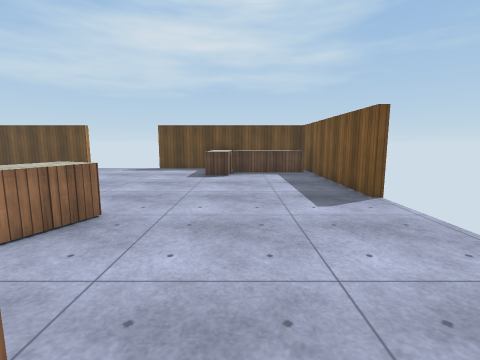
view 1 (above)

16 first-person views from a walk through a scene from a Unity 3-D project. The camera is 1.4 m above the floor, tilts 8° down and sees 85° across. The floor is counted in squares, 1 m on a side. Each view is taken from the middle of a square. On the plan, view 1 faces up. The plan holds only what a view shows up to about 13 squares ahead; the rest is blank. Surface patterns are stand-ins for the level's own textures.

view 2
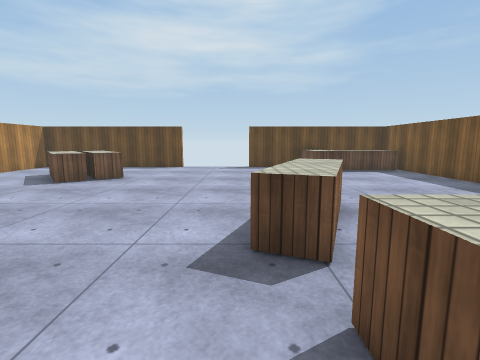

view 3
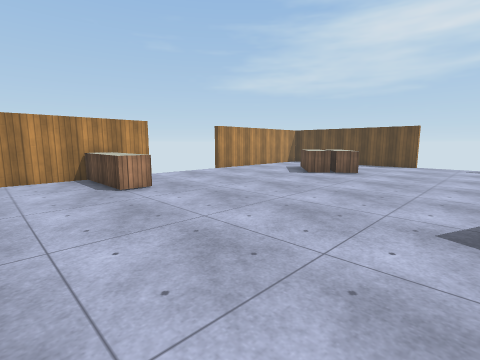

view 4
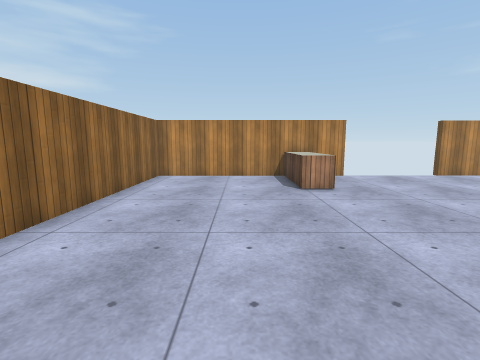

view 5
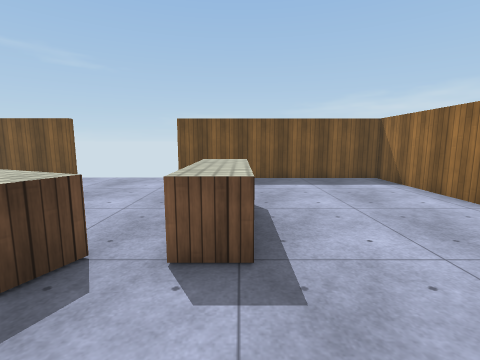

view 6
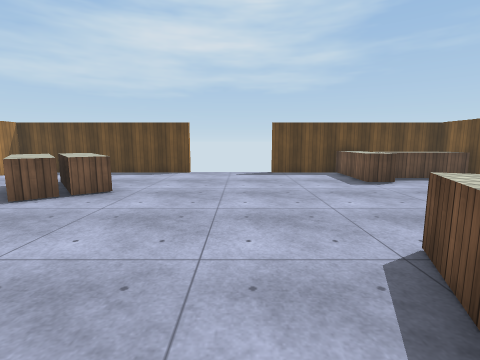

view 7
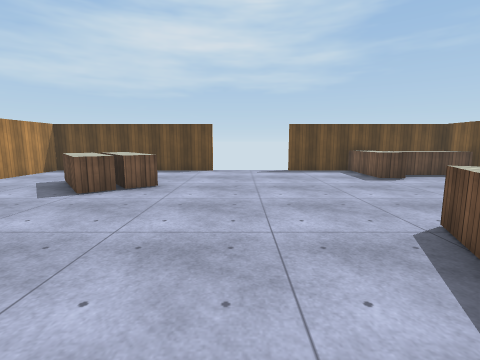

view 8
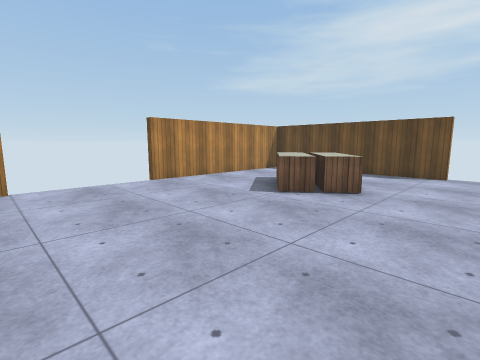

view 9
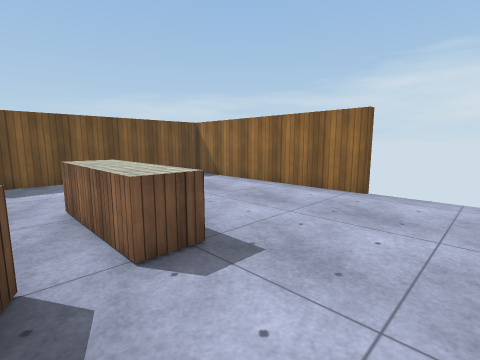

view 10
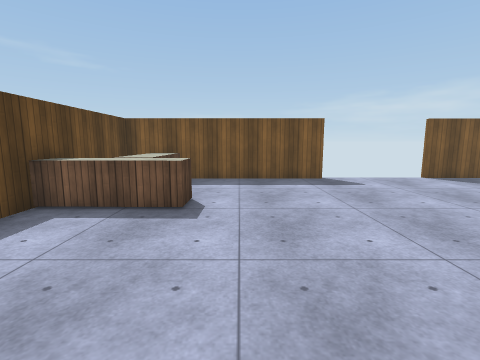

view 11
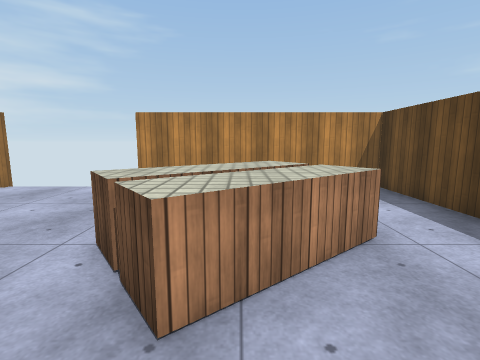

view 12
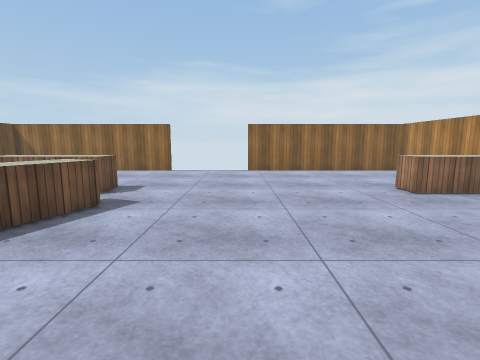

view 13
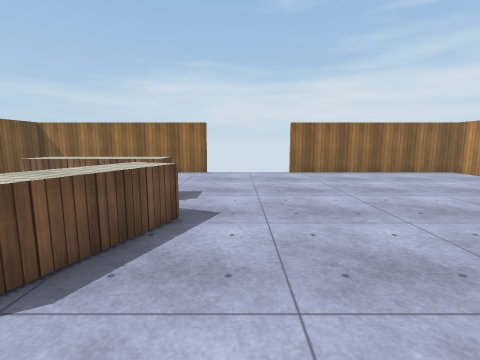

view 14
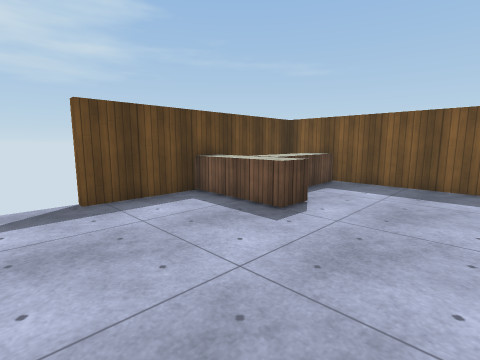

view 15
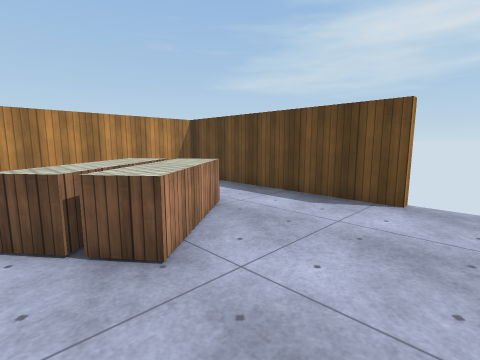

view 16
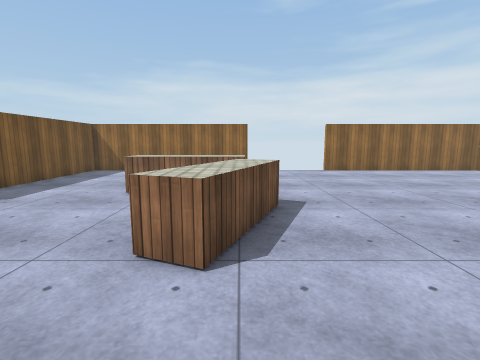

### Floor plan
Key: @ floor where view 1 was taken; # wall or solid block; x gap in a wall; . floor; = window, fence, low wall or low ledge; ^ raised ledge.
Columns run from 17 left of view 1 to 4 right of it. Each row starts with its distance up from view 1.
 15 #########    #########
 14 #...............^    #
 13 #...............^^^^^#
 12 #....^..........^^^^x#
 11 #...^^^.........^....#
 10 #...^^^^.............#
  9 #....^^^.............#
  8 #.....=..............#
  7 x....................x
  6  ....................
  5  ............^^......
  4  ............^^......
  3  ............^.......
  2 ##..........=^.......#
  1  #^^^........^^^^....#
  0  #^^^........^^^^@...#
 -1  #...................#
 -2  #...................#
 -3  #...................#
 -4  #...................#
 -5  #...................#
 -6  ########    #########

Where each view was taken, in squares from view 1:
view 1: 0 up, 0 right, facing up
view 2: 1 down, 5 left, facing up
view 3: 3 down, 5 left, facing up-left
view 4: 2 down, 5 left, facing left
view 5: 0 up, 7 left, facing right
view 6: 2 up, 6 left, facing up
view 7: 1 up, 7 left, facing up
view 8: 2 up, 7 left, facing up-left
view 9: 2 up, 7 left, facing down-right
view 10: 10 up, 7 left, facing right
view 11: 10 up, 8 left, facing left
view 12: 8 up, 8 left, facing down
view 13: 7 up, 6 left, facing down
view 14: 8 up, 6 left, facing up-right
view 15: 8 up, 7 left, facing up-left
view 16: 8 up, 4 left, facing down
